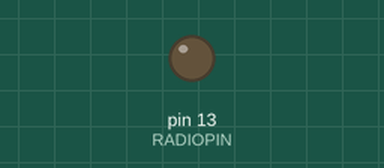
The sketch below on a simulated Arduino Uno, built with avr-gcc and run on an emulated ATmega328P. On the bench: output pins drawn as LEDs (lit = HIGH).

Above: at 0.86 s.
At 11.2 s:
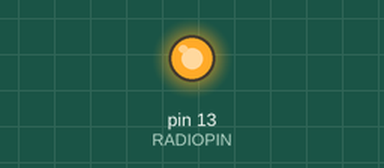
Timing chart, 0 to 16.0 s (numbered marks = the images above):
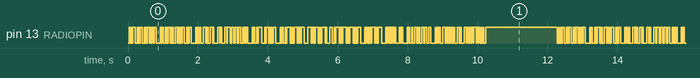

The sketch:

NTX2_with_AD22100s_v1.ino
```cpp
/*  NTX2 Radio with temp sensor.  Adapted from NTX2 Radio Test Part 2 by Rob Harrison and M0UPU

    Transmits temp via RTTY with a checksum.

    By C Atherton 2012 - www.routetospace.com
*/

#define RADIOPIN 13
#define AD22100S 0 //define temp sensor pin
#include <string.h>
#include <util/crc16.h>

char datastring[80];
int Valout;
unsigned int ADCValue; //ADC = analog digital converter

void setup() {
  pinMode(RADIOPIN,OUTPUT);
  ADCValue = analogRead(AD22100S);
}

void loop() {

  Valout = map(ADCValue, 0, 1024, -50, 150);
  sprintf(datastring,"RTTY TEST BEACON, the temperature is %d DEG C", Valout); // Puts the text in the datastring
  unsigned int CHECKSUM = gps_CRC16_checksum(datastring);  // Calculates the checksum for this datastring
  char checksum_str[6];
  sprintf(checksum_str, "*%04X\n", CHECKSUM);
  strcat(datastring,checksum_str);

  rtty_txstring (datastring);
  delay(2000);
}


void rtty_txstring (char * string)
{

  /* Simple function to sent a char at a time to
   	** rtty_txbyte function.
   	** NB Each char is one byte (8 Bits)
   	*/

  char c;

  c = *string++;

  while ( c != '\0')
  {
    rtty_txbyte (c);
    c = *string++;
  }
}


void rtty_txbyte (char c)
{
  /* Simple function to sent each bit of a char to
   	** rtty_txbit function.
   	** NB The bits are sent Least Significant Bit first
   	**
   	** All chars should be preceded with a 0 and
   	** proceded with a 1. 0 = Start bit; 1 = Stop bit
   	**
   	*/

  int i;

  rtty_txbit (0); // Start bit

  // Send bits for for char LSB first

  for (i=0;i<7;i++) // Change this here 7 or 8 for ASCII-7 / ASCII-8
  {
    if (c & 1) rtty_txbit(1);

    else rtty_txbit(0);

    c = c >> 1;

  }

  rtty_txbit (1); // Stop bit
  rtty_txbit (1); // Stop bit
}

void rtty_txbit (int bit)
{
  if (bit)
  {
    // high
    digitalWrite(RADIOPIN, HIGH);
  }
  else
  {
    // low
    digitalWrite(RADIOPIN, LOW);

  }

  //                  delayMicroseconds(3370); // 300 baud
  delayMicroseconds(10000); // For 50 Baud uncomment this and the line below.
  delayMicroseconds(10150); // You can't do 20150 it just doesn't work as the
                            // largest value that will produce an accurate delay is 16383
                            // See : http://arduino.cc/en/Reference/DelayMicroseconds

}

uint16_t gps_CRC16_checksum (char *string)
{
  size_t i;
  uint16_t crc;
  uint8_t c;

  crc = 0xFFFF;

  // Calculate checksum ignoring the first two $s
  for (i = 2; i < strlen(string); i++)
  {
    c = string[i];
    crc = _crc_xmodem_update (crc, c);
  }

  return crc;
}
```

Measured:
- by itself, pin 13 (RADIOPIN): moves between LOW and HIGH, repeating every 12.3 s
